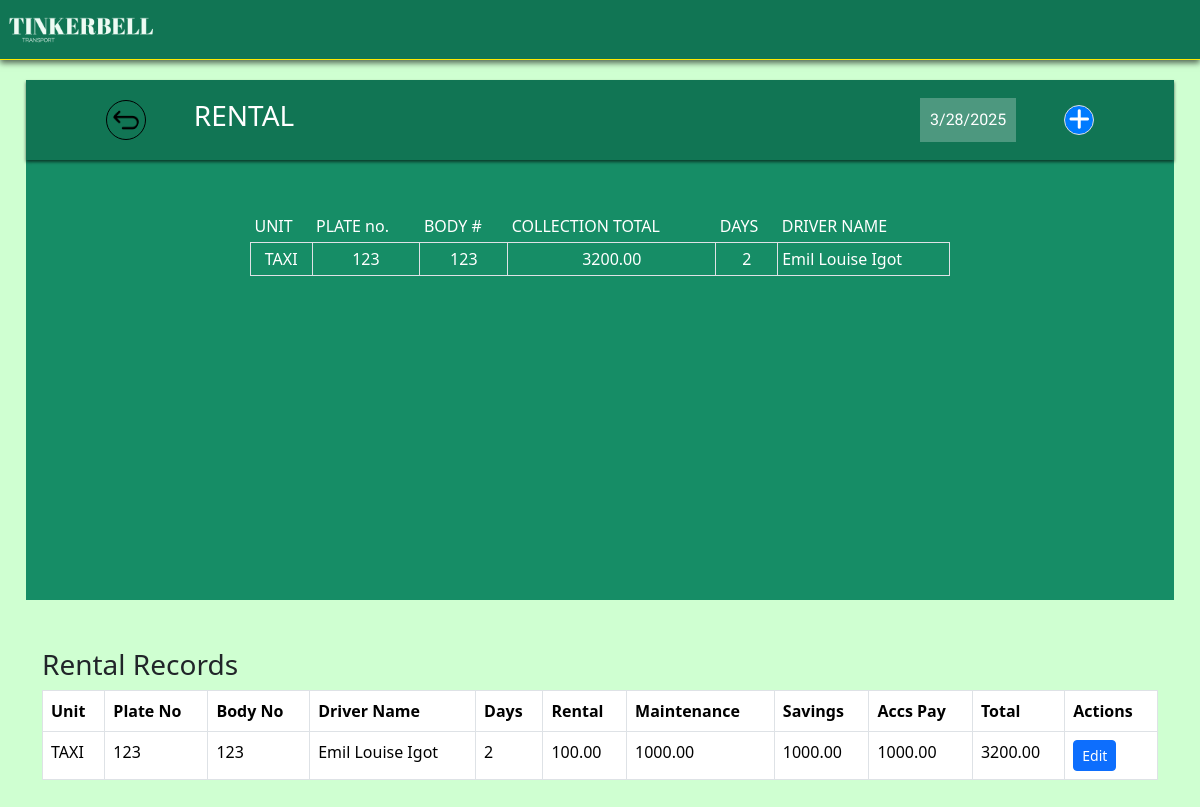
Screenshot of /logRental.php with the database file from the repository.
### tables this page shows
CREATE TABLE `rentals` (
  `id` int(11) NOT NULL,
  `unit` varchar(255) NOT NULL,
  `plate_no` varchar(255) NOT NULL,
  `body_no` int(11) NOT NULL,
  `driver_name` varchar(255) NOT NULL,
  `payment_method` enum('CASH','GCASH') NOT NULL,
  `days` int(11) NOT NULL,
  `rental` decimal(10,2) NOT NULL,
  `maintenance` decimal(10,2) NOT NULL,
  `savings` decimal(10,2) NOT NULL,
  `accspay` decimal(10,2) NOT NULL,
  `total` decimal(10,2) NOT NULL,
  `collection_total` decimal(10,2) GENERATED ALWAYS AS (`rental` * `days` + `maintenance` + `savings` + `accspay`) STORED,
  `status` enum('pending','approved','rejected','completed') DEFAULT 'pending',
  `start_date` date DEFAULT NULL,
  `end_date` date DEFAULT NULL,
  `created_at` timestamp NOT NULL DEFAULT current_timestamp(),
  `driver_id` int(11) NOT NULL,
  `guest_id` int(11) NOT NULL,
  `car_id` int(11) DEFAULT NULL,
  `rental_date` datetime DEFAULT current_timestamp(),
  `mode_of_payment` varchar(255) DEFAULT NULL
);

### logRental.php (the view, shortened to what this page needs)
<?php
try {
    $db = new Database();
    $conn = $db->getDb();
    $stmt = $conn->prepare("SELECT * FROM rentals");
    $stmt->execute();
    $rental_data = $stmt->fetchAll(PDO::FETCH_ASSOC);
} catch (PDOException $e) {
    echo "Error: " . $e->getMessage();
}
?>
<!DOCTYPE html>
<html lang="en">
<head>
    <link rel="stylesheet" href="css/log_rental.css">
    <link rel="stylesheet" href="https://cdn.jsdelivr.net/npm/bootstrap@5.3.3/dist/css/bootstrap.min.css">
    <link rel="stylesheet" href="https://cdnjs.cloudflare.com/ajax/libs/font-awesome/6.7.1/css/all.min.css"
 />
</head>
<body class="body">
    <div class="navigation">
        <img src="images/TINKERBELL W.png" alt="TINKERBELL TRANSPORT">
    </div>
    <div class="containerBox">
        <div class="header">
            <a href="adminDashboard.php">
                <img src="images/return.png" alt="return">
            </a>
            <div class="log-rental text-white ms-5">
                <h3>RENTAL</h3>
            </div>
            <div class="date float-end m-auto me-0">
                <span id="date"></span>
            </div>
            <button type="button" class="float-end ms-5 me-0" data-bs-toggle="modal" data-bs-target="#exampleModal">
                <i class="fa-solid fa-plus"></i>
            </button>
        </div>
        <div class="contents">
            <div class="table-container">
            <table class="table table-sm table-bordered table-hover">
    <thead>
        <tr class="borderless">
            <td class="bg-transparent text-white">UNIT</td>
            <td class="bg-transparent text-white">PLATE no.</td>
            <td class="bg-transparent text-white">BODY #</td>
            <td class="bg-transparent text-white">COLLECTION TOTAL</td>
            <td class="bg-transparent text-white">DAYS</td>
            <td class="bg-transparent text-white">DRIVER NAME</td>
        </tr>
    </thead>
    <tbody>
        <?php
        if (!empty($rental_data)) {
            foreach ($rental_data as $row) {
                echo "<tr>";
                echo "<td class='bg-transparent text-white text-center'>{$row['unit']}</td>";
                echo "<td class='bg-transparent text-white text-center'>{$row['plate_no']}</td>";
                echo "<td class='bg-transparent text-white text-center'>{$row['body_no']}</td>";
                echo "<td class='bg-transparent text-white text-center'>{$row['total']}</td>";
                echo "<td class='bg-transparent text-white text-center'>{$row['days']}</td>";
                echo "<td class='bg-transparent text-white'>{$row['driver_name']}</td>";
                echo "</tr>";
            }
        } else {
            echo "<tr><td colspan='6' class='text-center'>No rental data found.</td></tr>";
        }
        ?>
    </tbody>
</table>
            </div>
        </div>
    </div>
    <div class="container mt-5">
    <h3>Rental Records</h3>
    <table class="table table-bordered">
        <thead>
        <tr>
            <th>Unit</th>
            <th>Plate No</th>
            <th>Body No</th>
            <th>Driver Name</th>
            <th>Days</th>
            <th>Rental</th>
            <th>Maintenance</th>
            <th>Savings</th>
            <th>Accs Pay</th>
            <th>Total</th>
            <th>Actions</th>
        </tr>
        </thead>
        <tbody>
        <?php foreach ($rental_data as $row): ?>
            <tr>
                <td><?= $row['unit'] ?></td>
                <td><?= $row['plate_no'] ?></td>
                <td><?= $row['body_no'] ?></td>
                <td><?= $row['driver_name'] ?></td>
                <td><?= $row['days'] ?></td>
                <td><?= $row['rental'] ?></td>
                <td><?= $row['maintenance'] ?></td>
                <td><?= $row['savings'] ?></td>
                <td><?= $row['accspay'] ?></td>
                <td><?= $row['total'] ?></td>
                <td>
                    <button class="btn btn-primary btn-sm" data-bs-toggle="modal" data-bs-target="#editModal<?= $row['id'] ?>">Edit</button>
                </td>
            </tr>
        <?php endforeach; ?>
        </tbody>
    </table>
</div>
</body>
</html>

### css/log_rental.css (style rules this page uses)
.body { margin: 0; padding: 20px; padding-top: 80px; background-color: #CFFFD1; }
.navigation { background-color: #117554; position: fixed; box-shadow: 0 3px 6px rgba(0, 0, 0, 0.6); border-bottom: #FFEB00 solid 0.1px; top: 0; left: 0; width: 100%; height: 60px; z-index: 999; }
.navigation img { width: 160px; }
.containerBox { background-color: #168D66; width: 99%; height: max-content; margin: auto; padding: 30px; padding-top: 110px; position: relative; min-height: 520px; }
.header { position: absolute; top: 0; left: 0; height: 80px; width: 100%; background-color: #117554; box-shadow: 0 2px 3px rgba(0, 0, 0, 0.6); display: flex; align-items: center; padding: 0 80px; }
.header a { height: min-content; }
.header img { width: 40px; height: 40px; padding: 6px; border: 1px solid black; border-radius: 50%; }
.header .date { background-color: rgba(255, 255, 255, 0.25); width: min-content; height: min-content; font-family: "Inder", sans-serif; color: #FFFFFF; padding: 10px; }
.header button { width: 30px; height: 30px; border: 1px solid #E0E0E0; border-radius: 50%; padding: 0; background-color: #007BFF; }
.header button i { font-size: x-large; font-weight: bolder; color: #FFFFFF; }
.contents { padding: 20px; height: min-content; }
.table-container { margin: auto; width: 700px; }
.borderless, .borderless td { border: 0; }

### rows the page displays
rentals: unit "TAXI", plate_no "123", body_no "123", total "3200.00", days "2", driver_name "Emil Louise Igot", rental "100.00", maintenance "1000.00", savings "1000.00", accspay "1000.00"
